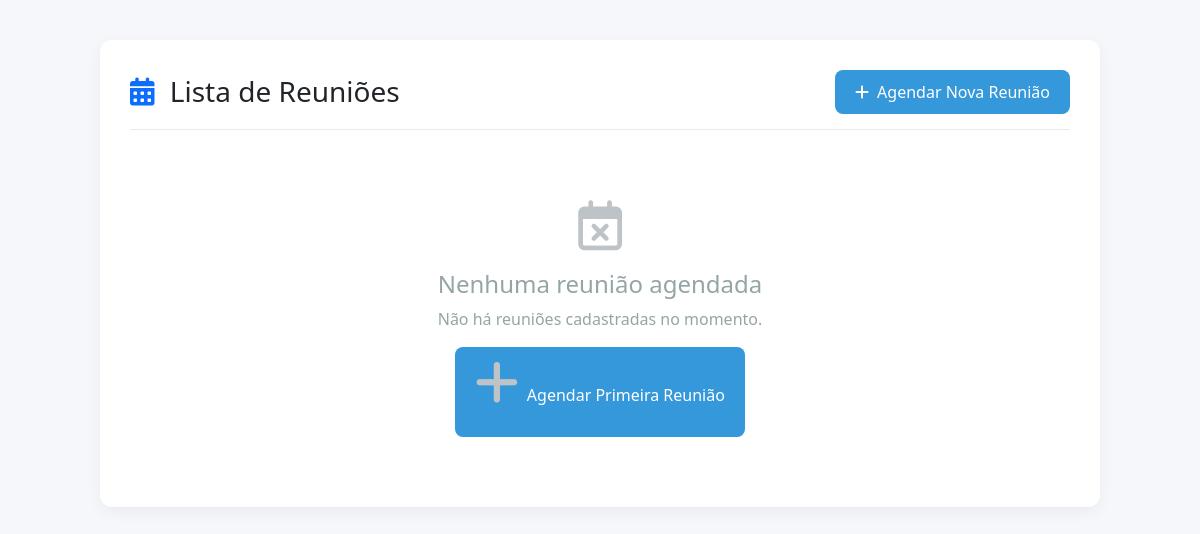
Before: / with the older database file.
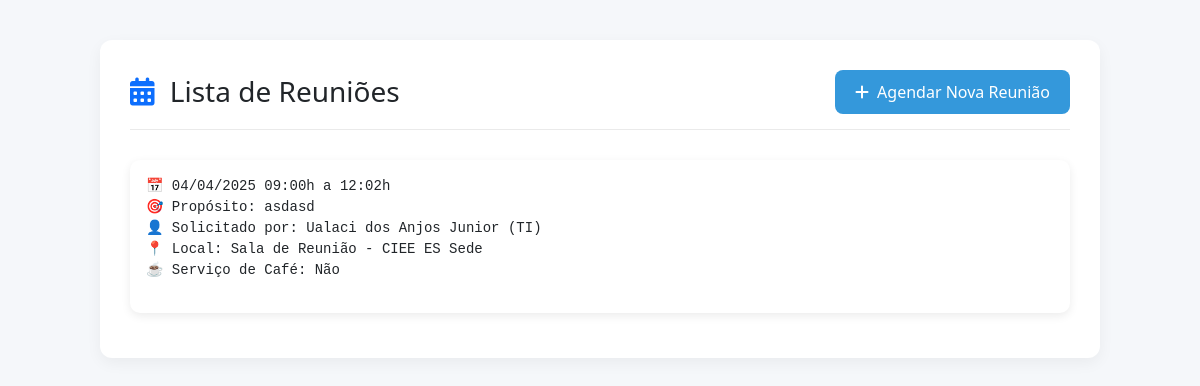
After: the same page with the newer database file.
### meetings/models.py (models this page shows, shortened)
class Meeting(models.Model):
    date_time = models.DateTimeField()
    date_time_end = models.DateTimeField()
    requester = models.ForeignKey(User, on_delete=models.CASCADE)
    location = models.ForeignKey(Location, on_delete=models.CASCADE)
    purpose = models.TextField()
    coffe_service = models.BooleanField(default=False)
    coffe_service_desc = models.TextField()
    def __str__(self):
        return (
            f"📅 {self.date_time.strftime('%d/%m/%Y %H:%M')}h a {self.date_time_end.strftime('%H:%M')}h\n"
            f"🎯 Propósito: {self.purpose}\n"
            f"👤 Solicitado por: {self.requester}\n"
            f"📍 Local: {self.location}\n"
            f"☕ Serviço de Café: {'Sim' if self.coffe_service else 'Não'}"
        )

class User(models.Model):
    name = models.CharField(max_length=255)
    sector = models.CharField(max_length=150)
    phone = models.CharField(max_length=20, blank=True)
    email = models.EmailField(unique=True)
    def __str__(self):
        return f"{self.name} ({self.sector})"

class Location(models.Model):
    name = models.CharField(max_length=255)
    def __str__(self):
        return f"{self.name}"

### meetings/views.py (the view)
# urls.py: path('', views.meeting_list, name='meeting_list'),
def meeting_list(request):
    meetings = Meeting.objects.all()
    future_meetings = Meeting.objects.filter(date_time__gte=now())
    return render(request, 'meetings/meeting_list.html', {'meetings':meetings, 'future_meetings': future_meetings})

### meetings/templates/meetings/meeting_list.html (shortened to what this page needs)
<!DOCTYPE html>
<html lang="en">
<head>
    <link href="https://cdn.jsdelivr.net/npm/bootstrap@5.3.0-alpha1/dist/css/bootstrap.min.css" rel="stylesheet">
    <link rel="stylesheet" href="https://cdnjs.cloudflare.com/ajax/libs/font-awesome/6.0.0/css/all.min.css">
</head>
<body>
    <div class="container">
        <div class="meeting-container">
            <div class="header-section">
                <h1 class="h3 mb-0">
                    <i class="fas fa-calendar-alt text-primary me-2"></i>
                    Lista de Reuniões
                </h1>
                <a href="{% url 'create_meeting' %}" class="btn btn-create">
                    <i class="fas fa-plus me-2"></i>Agendar Nova Reunião
                </a>
            </div>
            {% if future_meetings %}
                <div class="row">
                    {% for meeting in meetings %}
                    <div class="col-md-12">
                        <div class="card meeting-card">
                            <div class="card-body">
                                <pre>{{ meeting }}</pre>
                            </div>
                        </div>
                    </div>
                    {% endfor %}
                </div>
            {% else %}
                <div class="empty-state">
                    <i class="far fa-calendar-times"></i>
                    <h3 class="h4">Nenhuma reunião agendada</h3>
                    <p>Não há reuniões cadastradas no momento.</p>
                    <a href="{% url 'create_meeting' %}" class="btn btn-create">
                        <i class="fas fa-plus me-2"></i>Agendar Primeira Reunião
                    </a>
                </div>
            {% endif %}
        </div>
    </div>
</body>
</html>

### meetings/templates/meetings/meeting_list.html (style rules this page uses)
body { background-color: #f5f7fa; font-family: 'Segoe UI', Tahoma, Geneva, Verdana, sans-serif; }
.meeting-container { max-width: 1000px; margin: 40px auto; padding: 30px; background-color: white; border-radius: 12px; box-shadow: 0 5px 15px rgba(0, 0, 0, 0.05); }
.header-section { display: flex; justify-content: space-between; align-items: center; margin-bottom: 30px; padding-bottom: 15px; border-bottom: 1px solid #eaeaea; }
.meeting-card { border: none; border-radius: 10px; margin-bottom: 15px; box-shadow: 0 3px 10px rgba(0, 0, 0, 0.08); transition: all 0.3s ease; }
.btn-create { background-color: #3498db; border: none; padding: 10px 20px; border-radius: 8px; font-weight: 500; color: white; transition: all 0.3s; }

Changed rows visible on the page:
added Meeting: coffe_service_desc+date_time+date_time_end "📅 04/04/2025 09:00h a 12:02h 🎯 Propósito: asdasd 👤 Solicitado por: Ualaci dos Anjos Junior (TI) 📍 Local: Sala de Reunião - CIEE ES Sede ☕ Serviço de Café: Não"
Other visible differences:
text no longer shown: "Nenhuma reunião agendada Não há reuniões cadastradas no momento. Agendar Primeira Reunião"
